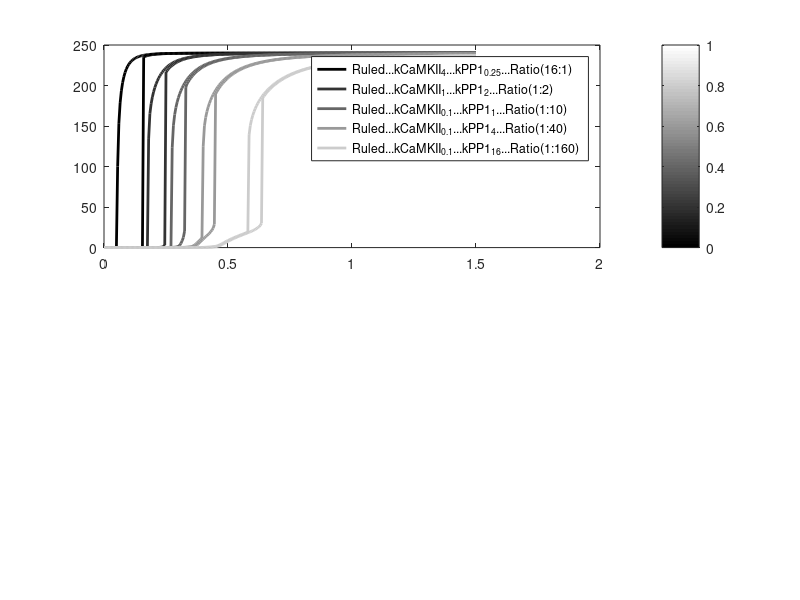

MATLAB code to generate this figure: (Note: this script raises an error after producing the figure.)
Ruled = csvread('OutputDutyCurves_PP1_100_ruled1.TXT');
Nonruled = csvread('OutputDutyCurves_PP1_100_ruled0.TXT');

Labels = {};
i = 0;
for kPP1_ = [.25, 1.5, 1, 2, 4, 8, 16]
    for kCaMKII_ = [.05, .1, .25, .5, 1, 2, 4]
        i = 1;
        Labels(end+1) = {strcat('kCaMKII_{',num2str(kCaMKII_),'}...kPP1_{',num2str(kPP1_),'}...Ratio(',num2str(max(1,kCaMKII_/kPP1_)),':',num2str(max(1,kPP1_/kCaMKII_)),')')};
    end
end
LabelsRuled = strcat('Ruled... ',Labels);
LabelsNonruled = strcat('Nonruled... ',Labels);
Leg = [LabelsRuled LabelsNonruled];

%Plot The Duty Cycle for Ca2+ sweep
%plottingGroup = [1:7:length(Labels)];
plottingGroup = [7 26 16 30 44];

c = num2cell(gray(length(plottingGroup)+1),2);
c = c(1:end-1);
figure;
hold on
subplot(2,1,1)
ruledPlot = plot(Ruled(:,1),Ruled(:,plottingGroup + 1),'LineWidth',2);
legend([LabelsRuled(plottingGroup)])
set(ruledPlot, {'color'}, c)
colormap(gray)
colorbar('Direction','reverse','Ticks',[0,1],'TickLabels',{'Low kCaMKII:kPP1 (1:160)','High kCaMII:kPP1 (16:1)'});
xlabel('[Ca2+] (uM)')
ylabel('Total Phosphorylated Subunits (uM)')

subplot(2,1,2)
nonruledPlot = plot(Nonruled(:,1),Nonruled(:,plottingGroup + 1),'LineWidth',2);
legend([LabelsNonruled(plottingGroup)])
set(nonruledPlot, {'color'}, c)
colormap(gray)
colorbar('Direction','reverse','Ticks',[0,1],'TickLabels',{'Low kCaMKII:kPP1 (1:160)','High kCaMII:kPP1 (16:1)'});
xlabel('[Ca2+] (uM)')
ylabel('Total Phosphorylated Subunits (uM)')